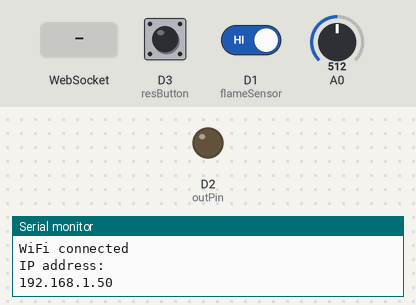
The sketch below on a simulated ESP8266 (NodeMCU). On the bench: output pins drawn as LEDs (lit = HIGH), the last lines printed to the serial monitor. The inputs (shaded band) are chosen by the test bench; at power-on: D1 (flameSensor) HIGH, D3 (resButton) HIGH, A0 = 512. WiFi joins after 1.5 s; servers stay silent unless stated.

Above: at 6.2 s.
6.3 s: D1 (flameSensor) driven LOW
At 9.1 s:
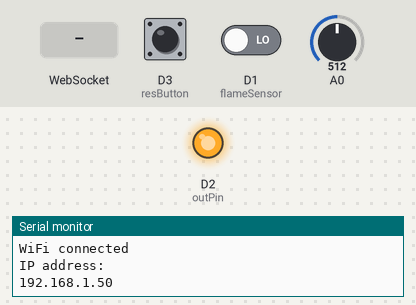
9.3 s: WebSocket text "extinguish" received
At 10.3 s:
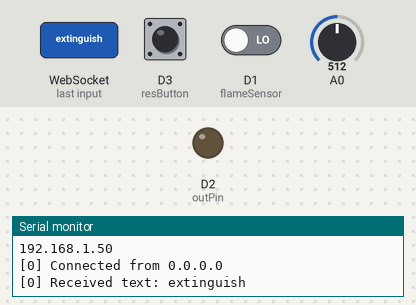
12.3 s: D3 (resButton) pulled LOW for 0.15 s
At 15.0 s:
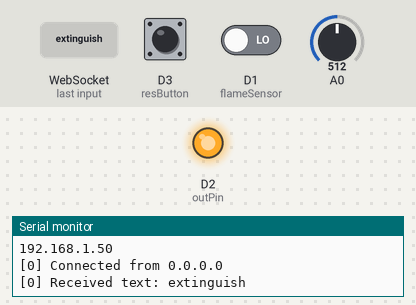
15.4 s: D3 (resButton) pulled LOW for 1 s
At 15.8 s:
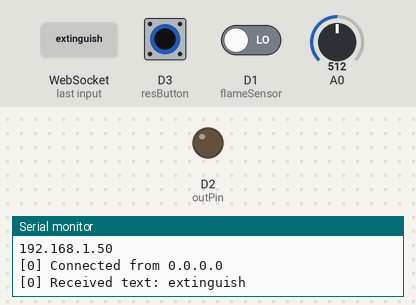
Timing chart, 0 to 19.9 s (numbered marks = the images above; inputs shaded):
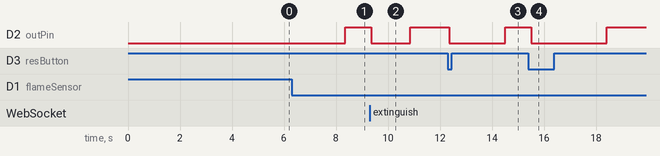

The sketch:

fireAlarm.ino
```cpp
#include <ESP8266WiFi.h>
#include <WebSocketsServer.h>
#define flameSensor D1
#define resButton D3
#define outPin D2

const char* ssid = ""; // SSID
const char* password = ""; // Password

float ct = 0;
float ot = 0;
float dt = 0;
float timer = 0;
float temp = 0;
bool active = false;
bool active2 = false;

WebSocketsServer webSocket = WebSocketsServer(80); // port

void setup() {
  Serial.begin(9600);

  pinMode(flameSensor, INPUT);
  pinMode(resButton, INPUT);
  pinMode(outPin, OUTPUT);

  WiFi.begin(ssid, password);
  while(true){
    if(WiFi.status() == WL_CONNECTED){
      break;
    }
    Serial.print(".");
    delay(1000);
  }

  Serial.println("");

  Serial.println("");
  Serial.println("WiFi connected");
  delay(2000);
  Serial.println("IP address: ");
  Serial.println(WiFi.localIP());
  webSocket.begin();
  webSocket.onEvent(webSocketEvent);
  delay(1000);
  ct = millis();
}

void loop(){
    ot = ct;
    ct = millis();
    dt = ct - ot;
    active2 = active;
    webSocket.loop();
    int analogValue = analogRead(A0);
    float millivolts = (analogValue) * (3300.0 / 1024.0);
    temp = millivolts / 10;

  if(digitalRead(flameSensor) == LOW){
        active = true;
  } else {
        active = false;
  }


    if(active == true || active2 == true){
          timer = timer + dt;
    } else {
          timer = 0;
    }

    if(timer >= 2000){
        digitalWrite(outPin, HIGH);
        active = true;
    } else {
        digitalWrite(outPin, LOW);
    }

    if(digitalRead(resButton) == LOW){
        active = false;
        active2 = false;
        timer = 0;
        webSocket.broadcastTXT("fireOff");
    }

    if(active == true){
        delay(500);
        webSocket.broadcastTXT("fire");
    } else {
        digitalWrite(outPin, LOW);
        delay(150);
    }

    // delays are ussually used to prevent esp8266 to draw much power while using wifi.
}

void webSocketEvent(uint8_t num, WStype_t type, uint8_t *payload, size_t length) {
    switch (type) {
        case WStype_DISCONNECTED:
            Serial.printf("[%u] Disconnected!\n", num);
            break;
        case WStype_CONNECTED:
            {
                IPAddress ip = webSocket.remoteIP(num);
                Serial.printf("[%u] Connected from %d.%d.%d.%d\n", num, ip[0], ip[1], ip[2], ip[3]);
            }
            break;
        case WStype_TEXT:
            Serial.printf("[%u] Received text: %s\n", num, payload);
            if(String((char*)payload) == "extinguish"){ // turn off broadcasting
                active = false;
                active2 = false;
                timer = 0;
                webSocket.sendTXT(num, "setTo0");
            } else if(String((char*)payload) == "temp"){ // get temperature (Celcius)
                String message = "t: " + String(temp);
                webSocket.sendTXT(num, message);
            } else {
                webSocket.sendTXT(num, "works");
            }
            break;
    }
}
```

Measured:
- after the input at 6.3 s, D2 (outPin): LOW → HIGH after 2.1 s
- after the input at 9.3 s, D2 (outPin): HIGH → LOW after 0.06 s, → HIGH 1.5 s later
- after the input at 12.3 s, D2 (outPin): HIGH → LOW after 0.06 s, → HIGH 2.2 s later
- after the input at 15.4 s, D2 (outPin): HIGH → LOW after 0.12 s, → HIGH 2.9 s later
